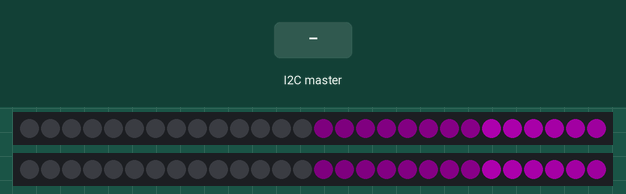
A sketch run on a simulated Arduino Uno, built with avr-gcc and run on an emulated ATmega328P. Shown: 2 × 28 RGB LEDs in strip order, left to right. The inputs (shaded band) are chosen by the test bench. Dim RGB values are drawn brighter than linear.

Above: at 1.25 s.
1.3 s: the I2C master sends the byte 1
At 1.6 s:
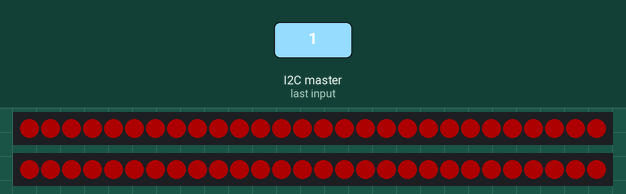
4.3 s: the I2C master sends the byte 2
At 5.25 s:
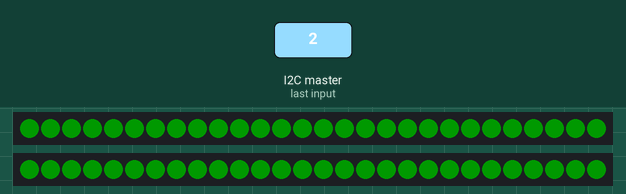
6.2 s: the I2C master sends the byte 0
At 6.53 s:
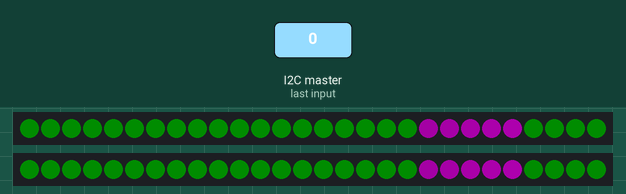
Timing chart, 0 to 9.2 s (numbered marks = the images above; inputs shaded):
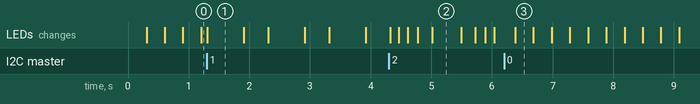

The sketch:

robot_led.ino
```cpp
#include <Wire.h>
#include <FastLED.h>

#define LED_PIN 3
#define LED_PIN_L 5
#define LED_COUNT 28

CRGB leds[LED_COUNT];

enum LedMode : uint8_t
{
    k_Idle = 0,
    k_NoTarget = 1,
    k_HasTarget = 2,
    k_BallIntake = 3,
    k_Climb = 4
};

LedMode ledMode = k_Idle;

void setup()
{
    FastLED.addLeds<WS2812B, LED_PIN, GRB>(leds, LED_COUNT);
    FastLED.addLeds<WS2812B, LED_PIN_L, GRB>(leds, LED_COUNT);
    FastLED.setBrightness(50);
    Wire.begin(1);
    Wire.onReceive(onReceive);
}

void setAll(const CRGB &color)
{
    for (int i = 0; i < LED_COUNT; i++)
    {
        leds[i] = color;
    }
}

void loop()
{
    switch (ledMode)
    {
    default:
    case k_Idle:
    {
        // uint8_t hue = beatsin8(8, 0, 255);
        // for (int i = 0; i < LED_COUNT; i++) {
        //     CHSV meme(random8(255), 255, 255);
        //     leds[i] = meme;
        // }
        // // setAll(CHSV(hue, 255, 255));
        // delay(2000);
        // FastLED.show();
        uint8_t leadLed = beatsin8(20, 0, LED_COUNT - 1);
        leds[leadLed] = CRGB::Magenta;
        FastLED.show();
        EVERY_N_MILLIS(10) {
            fadeToBlackBy(leds, LED_COUNT, 4);
        }
        break;
    }
    case k_NoTarget:
    {
        setAll(CRGB::Red);
        FastLED.show();
        delay(600);
        setAll(CRGB::Black);
        FastLED.show();
        delay(400);
        break;
    }
    case k_HasTarget:
    {
        CRGB green(CRGB::Green);
        uint8_t fadeAmount = beatsin8(20, 0, 64);
        green.fadeToBlackBy(fadeAmount);
        setAll(green);
        FastLED.show();
        break;
    }
    case k_BallIntake:
    {
        for (int i = 0; i < LED_COUNT; i ++) {
            leds[i] = i % 2 == 0 ? CRGB::Magenta : CRGB::Black;
        }
        FastLED.show();
        delay(750);
        for (int i = 0; i < LED_COUNT; i ++) {
            leds[i] = i % 2 != 0 ? CRGB::Magenta : CRGB::Black;
        }
        FastLED.show();
        delay(750);
        // uint8_t leadLed = beatsin8(10, 0, LED_COUNT);
        // leds[leadLed] = CRGB::Magenta;
        // FastLED.show();
        // fadeToBlackBy(leds, LED_COUNT, 2);
        break;
    }
    case k_Climb:
    {
        CRGB magenta(CRGB::Magenta);
        uint8_t leadLed = beatsin8(20, 0, LED_COUNT),
                fadeAmount = beatsin8(25, 0, 64);
        magenta.fadeToBlackBy(fadeAmount);
        leds[leadLed] = magenta;
        FastLED.show();
        EVERY_N_MILLIS(20)
        {
            fadeToBlackBy(leds, LED_COUNT, 48);
        }
        break;
    }
    }
}

void onReceive(int count)
{
    ledMode = (LedMode)Wire.read();
}
```

Measured:
- after the input at 1.3 s, the LEDs: change at once (image 1)
- after the input at 4.3 s, the LEDs: first change at once (image 2 shows a later state)
- after the input at 6.2 s, the LEDs: change after 0.18 s (image 3)
- what the display in image 1 shows lasts 0.6 s, from 1.3 s to 1.9 s
